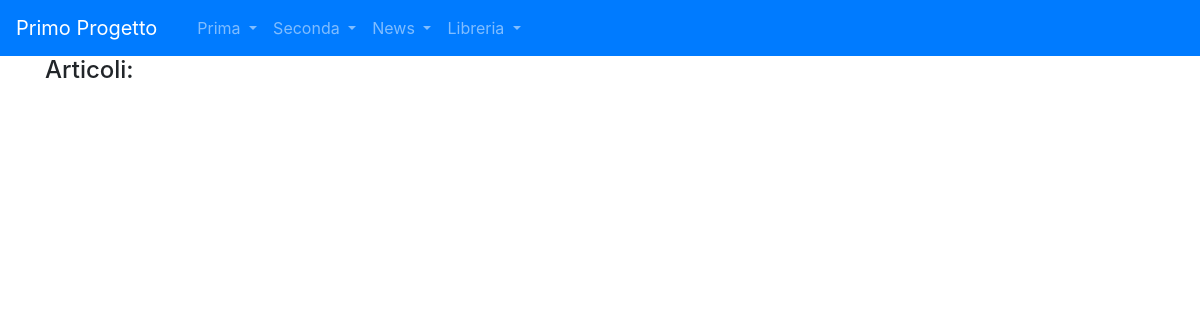
The page /news/lista_articoli/ on the database as committed earlier.
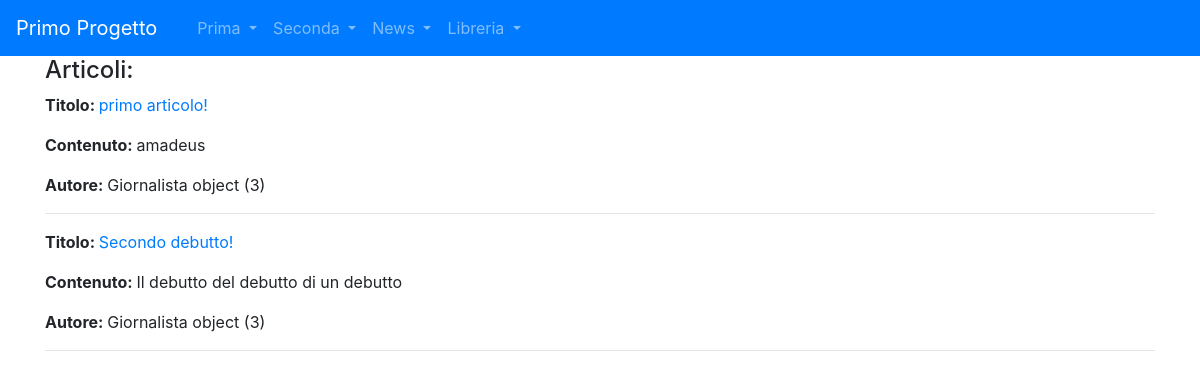
The same page on the database as committed later.
### news/models.py (models this page shows, shortened)
class Articolo (models.Model):
    titolo = models.CharField (max_length = 100)
    contenuto = models.TextField ()
    giornalista = models.ForeignKey (Giornalista, on_delete = models.CASCADE, related_name = "articoli")
    class Meta:
        verbose_name="Articolo"
        verbose_name_plural="Articoli"

class Giornalista (models.Model):
    nome = models.CharField (max_length = 20)
    cognome = models.CharField (max_length = 20)
    class Meta:
        verbose_name="Giornalista"
        verbose_name_plural="Giornalisti"

### news/views.py (the view)
# urls.py: path("lista_articoli/", ArticoloListView.as_view(), name="lista_articoli"),
class ArticoloListView(ListView):
    model=Articolo
    template_name="lista_articoli.html"
    def get_context_data(self, **kwargs):
        context=super().get_context_data(**kwargs)
        context["articoli"]=Articolo.objects.all()
        return context

### news/templates/lista_articoli.html (shortened to what this page needs)
{% extends 'base.html' %}
{% block content %}
    <h4>Articoli:</h4>
    {% for articolo in articoli %}
        <p><strong>Titolo: </strong><a href="/news/articoli/{{ articolo.id }}">{{ articolo.titolo }}</a></p>
        <p><strong>Contenuto: </strong>{{ articolo.contenuto }}</p>
        <p><strong>Autore: </strong>{{ articolo.giornalista }}</p>
        <hr>
    {% endfor %}
{% endblock content %}

Rows that differ between the two databases and show on the page:
added Articolo: titolo "primo articolo!", contenuto "amadeus", giornalista "Giornalista object (3)"
added Articolo: titolo "Secondo debutto!", contenuto "Il debutto del debutto di un debutto", giornalista "Giornalista object (3)"
